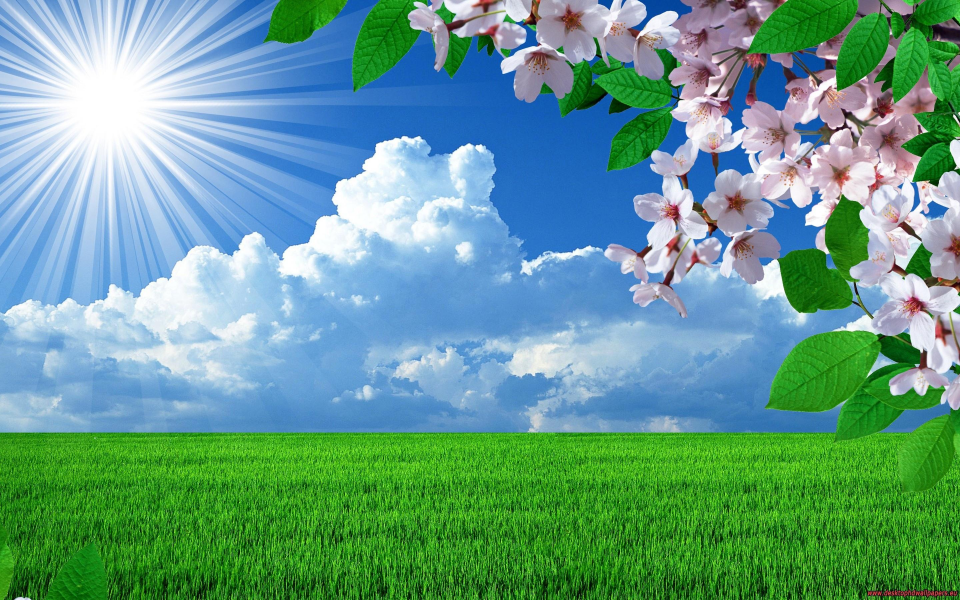
#> input picture Phase_3/image.jpg, 2880 x 1800 px (shown at 1/3 size)
$ jupyter execute Module_3.2.ipynb
#> lines starting #> are read from the running program, lines starting #| are printed output that depends on the picture; after the words box and inside, x2 and y2 are one past the last pixel; in counts of white or black regions, pixels touching at a corner belong together
# 📘 Module 3.2 – Smoothing & Blurring

- Gaussian blur
- Median blur
- Bilateral filter
- Noise types

- 📌 Goal: Remove noise & prepare image for edge detection and scanning

🧠 One-Line Concept

- Blurring = Noise reduction without destroying important structures

### 🔹 STEP 0 – Import & Load Image (BASE SETUP)

[cell 1]
import cv2

Image = cv2.imread("image.jpg")
#> Image is the input picture: shape (1800, 2880, 3); mean B, G, R 141.8, 157.4, 101.9
img = cv2.resize(Image, (600, 400))    # 600 is width, 400 is height
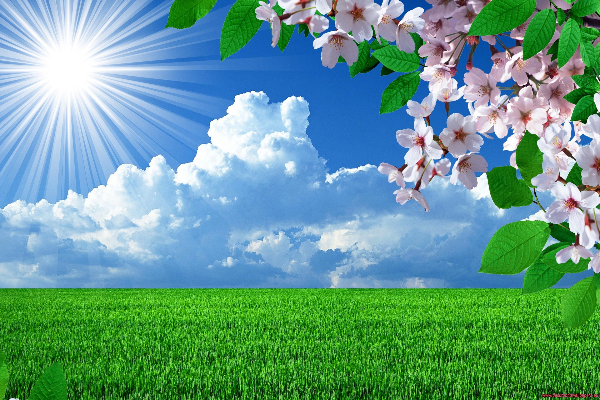
#> img: shape (400, 600, 3); mean B, G, R 141.7, 157.3, 101.9
gray = cv2.cvtColor(img, cv2.COLOR_BGR2GRAY)
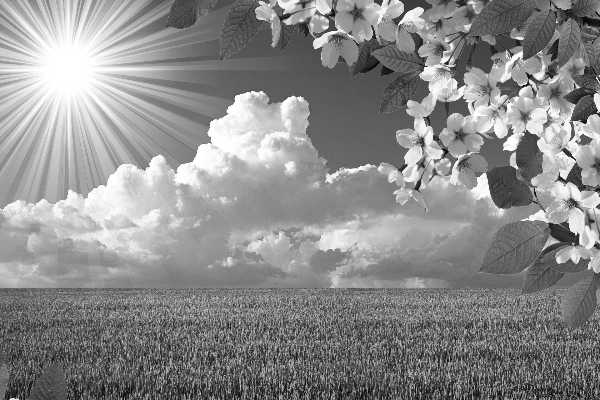
#> gray: shape (400, 600); min 1, max 255, mean 138.9

cv2.imshow("Original", img)
cv2.imshow("Gray", gray)
cv2.waitKey(0)
cv2.destroyAllWindows()

##### 🔹 NOISE TYPES (IMPORTANT FOR EXAMS + PROJECT)
Noise Type  :                    	Cause
- Gaussian Noise	 :               Sensor, low light
- Salt & Pepper	     :             Transmission error
- Speckle	          :              Medical / radar
- Poisson	            :            Photon noise

### ✅ 1️⃣ GAUSSIAN BLUR

- 📌 Removes Gaussian noise
- 📌 Uses weighted average

#### Example 1 – Gaussian Blur

[cell 2]
gaussian = cv2.GaussianBlur(gray, (5, 5), 0) # (source image, kernel size, sigma)
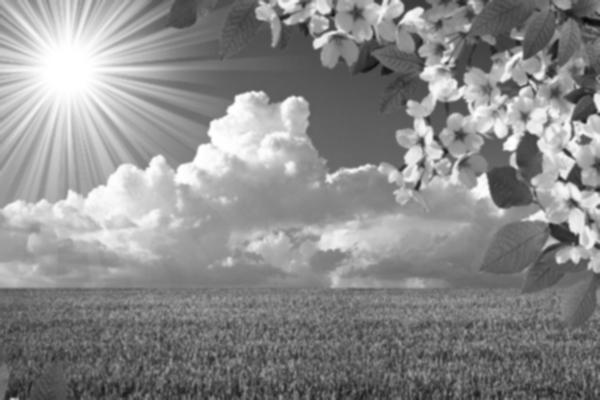
#> gaussian: shape (400, 600); min 10, max 255, mean 138.9

cv2.imshow("Gaussian Blur", gaussian)
cv2.waitKey(0)
cv2.destroyAllWindows()

##### Try More Blur

[cell 3]
gaussian_strong = cv2.GaussianBlur(gray, (15, 15), 0)
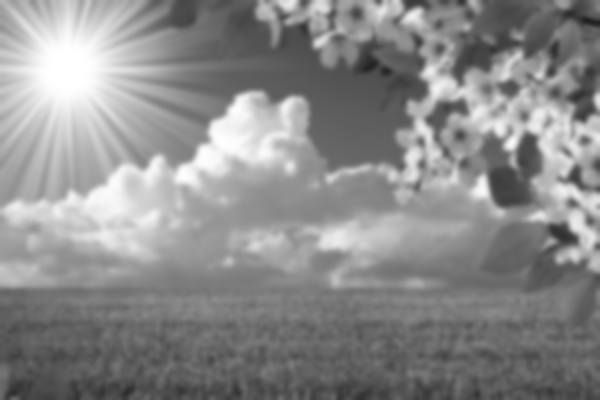
#> gaussian_strong: shape (400, 600); min 32, max 255, mean 138.9

cv2.imshow("Gaussian Strong Blur", gaussian_strong)
cv2.waitKey(0)
cv2.destroyAllWindows()

### ✅ 2️⃣ MEDIAN BLUR (VERY IMPORTANT 🔥)

- 📌 Best for Salt & Pepper noise
- 📌 Preserves edges better

##### Example 2 – Median Blur
- 📌 Kernel size must be odd

[cell 4]
median = cv2.medianBlur(gray, 5)

cv2.imshow("Median Blur", median)
cv2.waitKey(0)
cv2.destroyAllWindows()

### ✅ 3️⃣ BILATERAL FILTER (ADVANCED 🔥🔥)

- 📌 Removes noise
- 📌 Keeps edges sharp
- 📌 Used in document scanning

##### Example 3 – Bilateral Filter

[cell 5]
bilateral = cv2.bilateralFilter(gray, 9, 75, 75) #9 is diameter of pixel neighborhood, 75 is sigmaColor, 75 is sigmaSpace

cv2.imshow("Bilateral Filter", bilateral)
cv2.waitKey(0)
cv2.destroyAllWindows()

### 🔍 COMPARISON (VERY IMPORTANT)

[cell 6]
cv2.imshow("Original Gray", gray)
cv2.imshow("Gaussian", gaussian)
cv2.imshow("Median", median)
cv2.imshow("Bilateral", bilateral)

cv2.waitKey(0)
cv2.destroyAllWindows()

# 🔥 MINI PIPELINE (BLUR → THRESHOLD)

[cell 7]
blur = cv2.GaussianBlur(gray, (5,5), 0)
_, binary = cv2.threshold(blur, 0, 255, cv2.THRESH_BINARY + cv2.THRESH_OTSU)
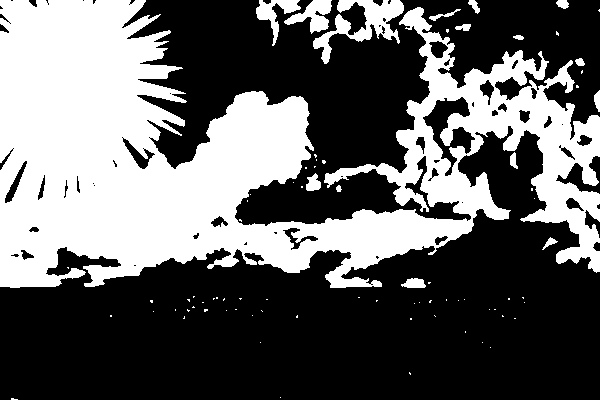
#> binary: shape (400, 600); 38.7% white; 80 white regions (64 under 20 px), largest, box (x1, y1, x2, y2) and area: (0, 0, 600, 288) 88177, (313, 0, 404, 64) 2003, (284, 0, 332, 34) 765

cv2.imshow("Blurred", blur)
cv2.imshow("Binary After Blur", binary)
cv2.waitKey(0)
cv2.destroyAllWindows()
